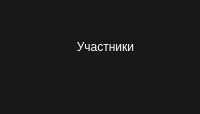
    <widget class="QWidget" name="persons" native="true">
     <property name="enabled">
      <bool>true</bool>
     </property>
     <property name="sizePolicy">
      <sizepolicy hsizetype="MinimumExpanding" vsizetype="Preferred">
       <horstretch>0</horstretch>
       <verstretch>0</verstretch>
      </sizepolicy>
     </property>
     <property name="styleSheet">
      <string notr="true">background-color: rgb(24, 24, 24)</string>
     </property>
     <layout class="QVBoxLayout" name="verticalLayout_2">
      <property name="spacing">
       <number>0</number>
      </property>
      <property name="topMargin">
       <number>0</number>
      </property>
      <property name="rightMargin">
       <number>0</number>
      </property>
      <property name="bottomMargin">
       <number>0</number>
      </property>
      <item>
       <spacer name="verticalSpacer">
        <property name="orientation">
         <enum>Qt::Vertical</enum>
        </property>
        <property name="sizeHint" stdset="0">
         <size>
          <width>20</width>
          <height>40</height>
         </size>
        </property>
       </spacer>
      </item>
      <item>
       <widget class="QLabel" name="label">
        <property name="styleSheet">
         <string notr="true">color: rgb(255, 255, 255);
font:16pt &quot;Consolas&quot;;
</string>
        </property>
        <property name="text">
         <string>Участники</string>
        </property>
        <property name="alignment">
         <set>Qt::AlignCenter</set>
        </property>
       </widget>
      </item>
      <item>
       <widget class="QWidget" name="person" native="true">
        <property name="enabled">
         <bool>true</bool>
        </property>
        <property name="sizePolicy">
         <sizepolicy hsizetype="Minimum" vsizetype="MinimumExpanding">
          <horstretch>0</horstretch>
          <verstretch>0</verstretch>
         </sizepolicy>
        </property>
        <property name="styleSheet">
         <string notr="true"/>
        </property>
        <widget class="QProgressBar" name="pb_completed">
         <property name="geometry">
          <rect>
           <x>40</x>
           <y>15</y>
           <width>391</width>
           <height>10</height>
          </rect>
         </property>
         <property name="styleSheet">
          <string notr="true">background-color: red</string>
         </property>
         <property name="value">
          <number>24</number>
         </property>
        </widget>
        <widget class="QProgressBar" name="pb_current">
         <property name="geometry">
          <rect>
           <x>40</x>
           <y>25</y>
           <width>391</width>
           <height>10</height>
          </rect>
         </property>
         <property name="value">
          <number>24</number>
         </property>
        </widget>
        <widget class="QLabel" name="lbl_name">
         <property name="geometry">
          <rect>
           <x>40</x>
           <y>0</y>
           <width>200</width>
           <height>16</height>
          </rect>
         </property>
         <property name="styleSheet">
          <string notr="true">color: rgb(255, 255, 255);
font: 16pt &quot;Consolas&quot;;
</string>
         </property>
         <property name="text">
          <string>Пользователь 1</string>
         </property>
        </widget>
        <widget class="QLabel" name="user">
         <property name="geometry">
          <rect>
           <x>5</x>
           <y>5</y>
           <width>31</width>
           <height>31</height>
          </rect>
         </property>
         <property name="frameShape">
          <enum>QFrame::NoFrame</enum>
         </property>
         <property name="text">
          <string/>
         </property>
         <property name="pixmap">
          <pixmap>../img/user.jpg</pixmap>
         </property>
         <property name="scaledContents">
          <bool>true</bool>
         </property>
         <property name="wordWrap">
          <bool>false</bool>
         </property>
         <property name="openExternalLinks">
          <bool>false</bool>
         </property>
        </widget>
       </widget>
      </item>
      <item>
       <widget class="QWidget" name="person_2" native="true">
        <property name="enabled">
         <bool>true</bool>
        </property>
        <property name="sizePolicy">
         <sizepolicy hsizetype="Minimum" vsizetype="Expanding">
          <horstretch>0</horstretch>
          <verstretch>0</verstretch>
         </sizepolicy>
        </property>
        <property name="styleSheet">
         <string notr="true"/>
        </property>
        <widget class="QProgressBar" name="pb_completed_2">
         <property name="geometry">
          <rect>
           <x>40</x>
           <y>15</y>
           <width>391</width>
           <height>10</height>
          </rect>
         </property>
         <property name="value">
          <number>24</number>
         </property>
        </widget>
        <widget class="QProgressBar" name="pb_current_2">
         <property name="geometry">
          <rect>
           <x>40</x>
           <y>25</y>
           <width>391</width>
           <height>10</height>
          </rect>
         </property>
         <property name="value">
          <number>24</number>
         </property>
        </widget>
        <widget class="QLabel" name="lbl_name_2">
         <property name="geometry">
          <rect>
           <x>40</x>
           <y>0</y>
           <width>361</width>
           <height>16</height>
          </rect>
         </property>
         <property name="sizePolicy">
          <sizepolicy hsizetype="Preferred" vsizetype="Expanding">
           <horstretch>0</horstretch>
           <verstretch>0</verstretch>
          </sizepolicy>
         </property>
         <property name="styleSheet">
          <string notr="true">color: rgb(255, 255, 255);
font: 16pt &quot;Consolas&quot;;
</string>
         </property>
         <property name="text">
          <string>Пользователь 2</string>
         </property>
        </widget>
        <widget class="QLabel" name="user_4">
         <property name="geometry">
          <rect>
           <x>5</x>
           <y>5</y>
           <width>31</width>
           <height>31</height>
          </rect>
         </property>
         <property name="frameShape">
          <enum>QFrame::NoFrame</enum>
         </property>
         <property name="text">
          <string/>
         </property>
         <property name="pixmap">
          <pixmap>../img/user.jpg</pixmap>
         </property>
         <property name="scaledContents">
          <bool>true</bool>
         </property>
         <property name="wordWrap">
          <bool>false</bool>
         </property>
         <property name="openExternalLinks">
          <bool>false</bool>
         </property>
        </widget>
       </widget>
      </item>
      <item>
       <widget class="QWidget" name="person_3" native="true">
        <property name="enabled">
         <bool>true</bool>
        </property>
        <property name="sizePolicy">
         <sizepolicy hsizetype="Expanding" vsizetype="Expanding">
          <horstretch>0</horstretch>
          <verstretch>0</verstretch>
         </sizepolicy>
        </property>
        <property name="styleSheet">
         <string notr="true"/>
        </property>
        <widget class="QProgressBar" name="pb_completed_3">
         <property name="geometry">
          <rect>
           <x>40</x>
           <y>15</y>
           <width>391</width>
           <height>10</height>
          </rect>
         </property>
         <property name="value">
          <number>24</number>
         </property>
        </widget>
        <widget class="QProgressBar" name="pb_current_3">
         <property name="geometry">
          <rect>
           <x>40</x>
           <y>25</y>
           <width>391</width>
           <height>10</height>
          </rect>
         </property>
         <property name="value">
          <number>24</number>
         </property>
        </widget>
        <widget class="QLabel" name="lbl_name_3">
         <property name="geometry">
          <rect>
           <x>40</x>
           <y>0</y>
           <width>361</width>
           <height>16</height>
          </rect>
         </property>
         <property name="styleSheet">
          <string notr="true">color: rgb(255, 255, 255);
font: 16pt &quot;Consolas&quot;;
</string>
         </property>
         <property name="text">
          <string>Пользователь 3</string>
         </property>
        </widget>
        <widget class="QLabel" name="user_7">
         <property name="geometry">
          <rect>
           <x>5</x>
           <y>5</y>
           <width>31</width>
           <height>31</height>
          </rect>
         </property>
         <property name="frameShape">
          <enum>QFrame::NoFrame</enum>
         </property>
         <property name="text">
          <string/>
         </property>
         <property name="pixmap">
          <pixmap>../img/user.jpg</pixmap>
         </property>
         <property name="scaledContents">
          <bool>true</bool>
         </property>
         <property name="wordWrap">
          <bool>false</bool>
         </property>
         <property name="openExternalLinks">
          <bool>false</bool>
         </property>
        </widget>
       </widget>
      </item>
      <item>
       <widget class="QWidget" name="person_5" native="true">
        <property name="enabled">
         <bool>true</bool>
        </property>
        <property name="sizePolicy">
         <sizepolicy hsizetype="Minimum" vsizetype="Expanding">
          <horstretch>0</horstretch>
          <verstretch>0</verstretch>
         </sizepolicy>
        </property>
        <property name="styleSheet">
         <string notr="true"/>
        </property>
        <widget class="QProgressBar" name="pb_completed_5">
         <property name="geometry">
          <rect>
           <x>40</x>
           <y>15</y>
           <width>391</width>
           <height>10</height>
          </rect>
         </property>
         <property name="value">
          <number>24</number>
         </property>
        </widget>
        <widget class="QProgressBar" name="pb_current_5">
         <property name="geometry">
          <rect>
           <x>40</x>
           <y>25</y>
           <width>391</width>
           <height>10</height>
          </rect>
         </property>
         <property name="value">
          <number>24</number>
         </property>
        </widget>
        <widget class="QLabel" name="lbl_name_5">
         <property name="geometry">
          <rect>
           <x>40</x>
           <y>0</y>
           <width>361</width>
           <height>16</height>
          </rect>
         </property>
         <property name="styleSheet">
          <string notr="true">color: rgb(255, 255, 255);
font: 16pt &quot;Consolas&quot;;
</string>
         </property>
         <property name="text">
          <string>Пользователь 4</string>
         </property>
        </widget>
        <widget class="QLabel" name="user_9">
         <property name="geometry">
          <rect>
           <x>5</x>
           <y>5</y>
           <width>31</width>
           <height>31</height>
          </rect>
         </property>
         <property name="frameShape">
          <enum>QFrame::NoFrame</enum>
         </property>
         <property name="text">
          <string/>
         </property>
         <property name="pixmap">
          <pixmap>../img/user.jpg</pixmap>
         </property>
         <property name="scaledContents">
          <bool>true</bool>
         </property>
         <property name="wordWrap">
          <bool>false</bool>
         </property>
         <property name="openExternalLinks">
          <bool>false</bool>
         </property>
        </widget>
       </widget>
      </item>
      <item>
       <widget class="QWidget" name="person_4" native="true">
        <property name="enabled">
         <bool>true</bool>
        </property>
        <property name="sizePolicy">
         <sizepolicy hsizetype="Expanding" vsizetype="Expanding">
          <horstretch>0</horstretch>
          <verstretch>0</verstretch>
         </sizepolicy>
        </property>
        <property name="styleSheet">
         <string notr="true"/>
        </property>
        <widget class="QProgressBar" name="pb_completed_4">
         <property name="geometry">
          <rect>
           <x>40</x>
           <y>15</y>
           <width>391</width>
           <height>10</height>
          </rect>
         </property>
         <property name="value">
          <number>24</number>
         </property>
        </widget>
        <widget class="QProgressBar" name="pb_current_4">
         <property name="geometry">
          <rect>
           <x>40</x>
           <y>25</y>
           <width>391</width>
           <height>10</height>
          </rect>
         </property>
         <property name="value">
          <number>24</number>
         </property>
        </widget>
        <widget class="QLabel" name="lbl_name_4">
         <property name="geometry">
          <rect>
           <x>40</x>
           <y>0</y>
           <width>361</width>
           <height>16</height>
          </rect>
         </property>
         <property name="styleSheet">
          <string notr="true">color: rgb(255, 255, 255);
font: 16pt &quot;Consolas&quot;;
</string>
         </property>
         <property name="text">
          <string>Пользователь 5</string>
         </property>
        </widget>
        <widget class="QLabel" name="user_8">
         <property name="geometry">
          <rect>
           <x>5</x>
           <y>5</y>
           <width>31</width>
           <height>31</height>
          </rect>
         </property>
         <property name="frameShape">
          <enum>QFrame::NoFrame</enum>
         </property>
         <property name="text">
          <string/>
         </property>
         <property name="pixmap">
          <pixmap>../img/user.jpg</pixmap>
         </property>
         <property name="scaledContents">
          <bool>true</bool>
         </property>
         <property name="wordWrap">
          <bool>false</bool>
         </property>
         <property name="openExternalLinks">
          <bool>false</bool>
         </property>
        </widget>
       </widget>
      </item>
      <item>
       <widget class="QWidget" name="person_6" native="true">
        <property name="enabled">
         <bool>true</bool>
        </property>
        <property name="sizePolicy">
         <sizepolicy hsizetype="Minimum" vsizetype="Expanding">
          <horstretch>0</horstretch>
          <verstretch>0</verstretch>
         </sizepolicy>
        </property>
        <property name="styleSheet">
         <string notr="true"/>
        </property>
        <widget class="QProgressBar" name="pb_completed_6">
         <property name="geometry">
          <rect>
           <x>40</x>
           <y>15</y>
           <width>391</width>
           <height>10</height>
          </rect>
         </property>
         <property name="value">
          <number>24</number>
         </property>
        </widget>
        <widget class="QProgressBar" name="pb_current_6">
         <property name="geometry">
          <rect>
           <x>40</x>
           <y>25</y>
           <width>391</width>
           <height>10</height>
          </rect>
         </property>
         <property name="value">
          <number>24</number>
         </property>
        </widget>
        <widget class="QLabel" name="lbl_name_6">
         <property name="geometry">
          <rect>
           <x>40</x>
           <y>0</y>
           <width>361</width>
           <height>16</height>
          </rect>
         </property>
         <property name="styleSheet">
          <string notr="true">color: rgb(255, 255, 255);
font: 16pt &quot;Consolas&quot;;
</string>
         </property>
         <property name="text">
          <string>Пользователь 6</string>
         </property>
        </widget>
        <widget class="QLabel" name="user_10">
         <property name="geometry">
          <rect>
           <x>5</x>
           <y>5</y>
           <width>31</width>
           <height>31</height>
          </rect>
         </property>
         <property name="frameShape">
          <enum>QFrame::NoFrame</enum>
         </property>
         <property name="text">
          <string/>
         </property>
         <property name="pixmap">
          <pixmap>../img/user.jpg</pixmap>
         </property>
         <property name="scaledContents">
          <bool>true</bool>
         </property>
         <property name="wordWrap">
          <bool>false</bool>
         </property>
         <property name="openExternalLinks">
          <bool>false</bool>
         </property>
        </widget>
       </widget>
      </item>
      <item>
       <widget class="QWidget" name="person_11" native="true">
        <property name="enabled">
         <bool>true</bool>
        </property>
        <property name="sizePolicy">
         <sizepolicy hsizetype="Minimum" vsizetype="Expanding">
          <horstretch>0</horstretch>
          <verstretch>0</verstretch>
         </sizepolicy>
        </property>
        <property name="styleSheet">
         <string notr="true"/>
        </property>
        <widget class="QProgressBar" name="pb_completed_11">
         <property name="geometry">
          <rect>
           <x>40</x>
           <y>15</y>
           <width>391</width>
           <height>10</height>
          </rect>
         </property>
         <property name="value">
          <number>24</number>
         </property>
        </widget>
        <widget class="QProgressBar" name="pb_current_11">
         <property name="geometry">
          <rect>
           <x>40</x>
           <y>25</y>
           <width>391</width>
           <height>10</height>
          </rect>
         </property>
         <property name="value">
          <number>24</number>
         </property>
        </widget>
        <widget class="QLabel" name="lbl_name_11">
         <property name="geometry">
          <rect>
           <x>40</x>
           <y>0</y>
           <width>361</width>
           <height>16</height>
          </rect>
         </property>
         <property name="styleSheet">
          <string notr="true">color: rgb(255, 255, 255);
font: 16pt &quot;Consolas&quot;;
</string>
         </property>
         <property name="text">
          <string>Пользователь 1</string>
         </property>
        </widget>
        <widget class="QLabel" name="user_3">
         <property name="geometry">
          <rect>
           <x>5</x>
           <y>5</y>
           <width>31</width>
           <height>31</height>
          </rect>
         </property>
         <property name="frameShape">
          <enum>QFrame::NoFrame</enum>
         </property>
         <property name="text">
          <string/>
         </property>
         <property name="pixmap">
          <pixmap>../img/user.jpg</pixmap>
         </property>
         <property name="scaledContents">
          <bool>true</bool>
         </property>
         <property name="wordWrap">
          <bool>false</bool>
         </property>
         <property name="openExternalLinks">
          <bool>false</bool>
         </property>
        </widget>
       </widget>
      </item>
      <item>
       <widget class="QWidget" name="person_12" native="true">
        <property name="enabled">
         <bool>true</bool>
        </property>
        <property name="sizePolicy">
         <sizepolicy hsizetype="Minimum" vsizetype="Expanding">
          <horstretch>0</horstretch>
          <verstretch>0</verstretch>
         </sizepolicy>
        </property>
        <property name="styleSheet">
         <string notr="true"/>
        </property>
        <widget class="QProgressBar" name="pb_completed_12">
         <property name="geometry">
          <rect>
           <x>40</x>
           <y>15</y>
           <width>391</width>
           <height>10</height>
          </rect>
         </property>
         <property name="value">
          <number>24</number>
         </property>
        </widget>
        <widget class="QProgressBar" name="pb_current_12">
         <property name="geometry">
          <rect>
           <x>40</x>
           <y>25</y>
           <width>391</width>
           <height>10</height>
          </rect>
         </property>
         <property name="value">
          <number>24</number>
         </property>
        </widget>
        <widget class="QLabel" name="lbl_name_12">
         <property name="geometry">
          <rect>
           <x>40</x>
           <y>0</y>
           <width>361</width>
           <height>16</height>
          </rect>
         </property>
         <property name="styleSheet">
          <string notr="true">color: rgb(255, 255, 255);
font: 16pt &quot;Consolas&quot;;
</string>
         </property>
         <property name="text">
          <string>Пользователь 2</string>
         </property>
        </widget>
        <widget class="QLabel" name="user_6">
         <property name="geometry">
          <rect>
           <x>5</x>
           <y>5</y>
           <width>31</width>
           <height>31</height>
          </rect>
         </property>
         <property name="frameShape">
          <enum>QFrame::NoFrame</enum>
         </property>
         <property name="text">
          <string/>
         </property>
         <property name="pixmap">
          <pixmap>../img/user.jpg</pixmap>
         </property>
         <property name="scaledContents">
          <bool>true</bool>
         </property>
         <property name="wordWrap">
          <bool>false</bool>
         </property>
         <property name="openExternalLinks">
          <bool>false</bool>
         </property>
        </widget>
       </widget>
      </item>
      <item>
       <widget class="QWidget" name="person_9" native="true">
        <property name="enabled">
         <bool>true</bool>
        </property>
        <property name="sizePolicy">
         <sizepolicy hsizetype="Minimum" vsizetype="Expanding">
          <horstretch>0</horstretch>
          <verstretch>0</verstretch>
         </sizepolicy>
        </property>
        <property name="styleSheet">
         <string notr="true"/>
        </property>
        <widget class="QProgressBar" name="pb_completed_9">
         <property name="geometry">
          <rect>
           <x>40</x>
           <y>15</y>
           <width>391</width>
           <height>10</height>
          </rect>
         </property>
         <property name="value">
          <number>24</number>
         </property>
        </widget>
        <widget class="QProgressBar" name="pb_current_9">
         <property name="geometry">
          <rect>
           <x>40</x>
           <y>25</y>
           <width>391</width>
           <height>10</height>
          </rect>
         </property>
         <property name="value">
          <number>24</number>
         </property>
        </widget>
        <widget class="QLabel" name="lbl_name_9">
         <property name="geometry">
          <rect>
           <x>40</x>
           <y>0</y>
           <width>361</width>
           <height>16</height>
          </rect>
         </property>
         <property name="styleSheet">
          <string notr="true">color: rgb(255, 255, 255);
font: 16pt &quot;Consolas&quot;;
</string>
         </property>
         <property name="text">
          <string>Пользователь 3</string>
         </property>
        </widget>
        <widget class="QLabel" name="user_17">
         <property name="geometry">
          <rect>
           <x>5</x>
           <y>5</y>
           <width>31</width>
           <height>31</height>
          </rect>
         </property>
         <property name="frameShape">
          <enum>QFrame::NoFrame</enum>
         </property>
         <property name="text">
          <string/>
         </property>
         <property name="pixmap">
          <pixmap>../img/user.jpg</pixmap>
         </property>
         <property name="scaledContents">
          <bool>true</bool>
         </property>
         <property name="wordWrap">
          <bool>false</bool>
         </property>
         <property name="openExternalLinks">
          <bool>false</bool>
         </property>
        </widget>
       </widget>
      </item>
      <item>
       <widget class="QWidget" name="person_10" native="true">
        <property name="enabled">
         <bool>true</bool>
        </property>
        <property name="sizePolicy">
         <sizepolicy hsizetype="Minimum" vsizetype="Expanding">
          <horstretch>0</horstretch>
          <verstretch>0</verstretch>
         </sizepolicy>
        </property>
        <property name="styleSheet">
         <string notr="true"/>
        </property>
        <widget class="QProgressBar" name="pb_completed_10">
         <property name="geometry">
          <rect>
           <x>40</x>
           <y>15</y>
           <width>391</width>
           <height>10</height>
          </rect>
         </property>
         <property name="value">
          <number>24</number>
         </property>
        </widget>
        <widget class="QProgressBar" name="pb_current_10">
         <property name="geometry">
          <rect>
           <x>40</x>
           <y>25</y>
           <width>391</width>
           <height>10</height>
          </rect>
         </property>
         <property name="value">
          <number>24</number>
         </property>
        </widget>
        <widget class="QLabel" name="lbl_name_10">
         <property name="geometry">
          <rect>
           <x>40</x>
           <y>0</y>
           <width>361</width>
           <height>16</height>
          </rect>
         </property>
         <property name="styleSheet">
          <string notr="true">color: rgb(255, 255, 255);
font: 16pt &quot;Consolas&quot;;
</string>
         </property>
         <property name="text">
          <string>Пользователь 4</string>
         </property>
        </widget>
        <widget class="QLabel" name="user_18">
         <property name="geometry">
          <rect>
           <x>5</x>
           <y>5</y>
           <width>31</width>
           <height>31</height>
          </rect>
         </property>
         <property name="frameShape">
          <enum>QFrame::NoFrame</enum>
         </property>
         <property name="text">
          <string/>
         </property>
         <property name="pixmap">
          <pixmap>../img/user.jpg</pixmap>
         </property>
         <property name="scaledContents">
          <bool>true</bool>
         </property>
         <property name="wordWrap">
          <bool>false</bool>
         </property>
         <property name="openExternalLinks">
          <bool>false</bool>
         </property>
        </widget>
       </widget>
      </item>
      <item>
       <widget class="QWidget" name="person_8" native="true">
        <property name="enabled">
         <bool>true</bool>
        </property>
        <property name="sizePolicy">
         <sizepolicy hsizetype="Minimum" vsizetype="Expanding">
          <horstretch>0</horstretch>
          <verstretch>0</verstretch>
         </sizepolicy>
        </property>
        <property name="styleSheet">
         <string notr="true"/>
        </property>
        <widget class="QProgressBar" name="pb_completed_8">
         <property name="geometry">
          <rect>
           <x>40</x>
           <y>15</y>
           <width>391</width>
           <height>10</height>
          </rect>
         </property>
         <property name="value">
          <number>24</number>
         </property>
        </widget>
        <widget class="QProgressBar" name="pb_current_8">
         <property name="geometry">
          <rect>
           <x>40</x>
           <y>25</y>
           <width>391</width>
           <height>10</height>
          </rect>
         </property>
         <property name="value">
          <number>24</number>
         </property>
        </widget>
        <widget class="QLabel" name="lbl_name_8">
         <property name="geometry">
          <rect>
           <x>40</x>
           <y>0</y>
           <width>361</width>
           <height>16</height>
          </rect>
         </property>
         <property name="styleSheet">
          <string notr="true">color: rgb(255, 255, 255);
font: 16pt &quot;Consolas&quot;;
</string>
         </property>
         <property name="text">
          <string>Пользователь 5</string>
         </property>
        </widget>
        <widget class="QLabel" name="user_16">
         <property name="geometry">
          <rect>
           <x>5</x>
           <y>5</y>
           <width>31</width>
           <height>31</height>
          </rect>
         </property>
         <property name="frameShape">
          <enum>QFrame::NoFrame</enum>
         </property>
         <property name="text">
          <string/>
         </property>
         <property name="pixmap">
          <pixmap>../img/user.jpg</pixmap>
         </property>
         <property name="scaledContents">
          <bool>true</bool>
         </property>
         <property name="wordWrap">
          <bool>false</bool>
         </property>
         <property name="openExternalLinks">
          <bool>false</bool>
         </property>
        </widget>
       </widget>
      </item>
      <item>
       <widget class="QWidget" name="person_7" native="true">
        <property name="enabled">
         <bool>true</bool>
        </property>
        <property name="sizePolicy">
         <sizepolicy hsizetype="Minimum" vsizetype="Expanding">
          <horstretch>0</horstretch>
          <verstretch>0</verstretch>
         </sizepolicy>
        </property>
        <property name="styleSheet">
         <string notr="true"/>
        </property>
        <widget class="QProgressBar" name="pb_completed_7">
         <property name="geometry">
          <rect>
           <x>40</x>
           <y>15</y>
           <width>391</width>
           <height>10</height>
          </rect>
         </property>
         <property name="value">
          <number>24</number>
         </property>
        </widget>
        <widget class="QProgressBar" name="pb_current_7">
         <property name="geometry">
          <rect>
           <x>40</x>
           <y>25</y>
           <width>391</width>
           <height>10</height>
          </rect>
         </property>
         <property name="value">
          <number>24</number>
         </property>
        </widget>
        <widget class="QLabel" name="lbl_name_7">
         <property name="geometry">
          <rect>
           <x>40</x>
           <y>0</y>
           <width>361</width>
           <height>16</height>
          </rect>
         </property>
         <property name="styleSheet">
          <string notr="true">color: rgb(255, 255, 255);
font: 16pt &quot;Consolas&quot;;
</string>
         </property>
         <property name="text">
          <string>Пользователь 6</string>
         </property>
        </widget>
        <widget class="QLabel" name="user_15">
         <property name="geometry">
          <rect>
           <x>5</x>
           <y>5</y>
           <width>31</width>
           <height>31</height>
          </rect>
         </property>
         <property name="frameShape">
          <enum>QFrame::NoFrame</enum>
         </property>
         <property name="text">
          <string/>
         </property>
         <property name="pixmap">
          <pixmap>../img/user.jpg</pixmap>
         </property>
         <property name="scaledContents">
          <bool>true</bool>
         </property>
         <property name="wordWrap">
          <bool>false</bool>
         </property>
         <property name="openExternalLinks">
          <bool>false</bool>
         </property>
        </widget>
       </widget>
      </item>
      <item>
       <spacer name="horizontalSpacer">
        <property name="orientation">
         <enum>Qt::Horizontal</enum>
        </property>
        <property name="sizeHint" stdset="0">
         <size>
          <width>100</width>
          <height>20</height>
         </size>
        </property>
       </spacer>
      </item>
      <item>
       <spacer name="verticalSpacer_2">
        <property name="orientation">
         <enum>Qt::Vertical</enum>
        </property>
        <property name="sizeHint" stdset="0">
         <size>
          <width>20</width>
          <height>40</height>
         </size>
        </property>
       </spacer>
      </item>
     </layout>
    </widget>
